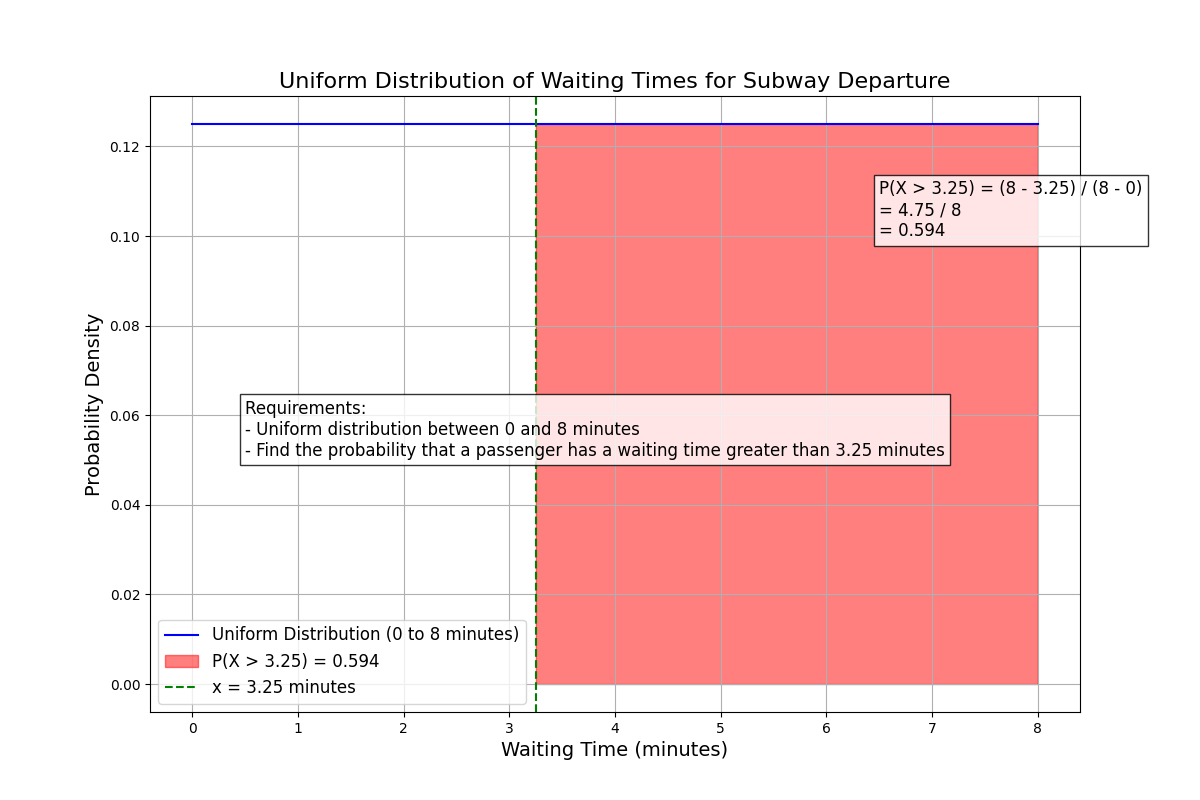

Source code (Python):
import numpy as np
import matplotlib.pyplot as plt

# Parameters for the uniform distribution
a = 0
b = 8
x = 3.25

# Generate data points for the x-axis
x_values = np.linspace(a, b, 1000)

# Calculate the probability density function (PDF)
pdf = [1 / (b - a) for _ in x_values]

# Create the plot
plt.figure(figsize=(12, 8))
plt.plot(x_values, pdf, label='Uniform Distribution (0 to 8 minutes)', color='blue')
plt.fill_between(x_values, 0, pdf, where=(x_values > x), color='red', alpha=0.5, label=f'P(X > {x}) = 0.594')

# Add vertical line at x = 3.25
plt.axvline(x, color='green', linestyle='--', label=f'x = {x} minutes')

# Add text annotations for the requirements and initial setup
plt.text(0.5, 0.051, f'Requirements: \n- Uniform distribution between 0 and 8 minutes\n- Find the probability that a passenger has a waiting time greater than 3.25 minutes', 
         fontsize=12, bbox=dict(facecolor='white', alpha=0.8))

# Add text annotations for the calculations
plt.text(6.5, 0.1, f'P(X > {x}) = (8 - {x}) / (8 - 0)\n= {round(8 - x, 3)} / 8\n= 0.594', 
         fontsize=12, bbox=dict(facecolor='white', alpha=0.8))

# Add title, labels, and legend
plt.title('Uniform Distribution of Waiting Times for Subway Departure', fontsize=16)
plt.xlabel('Waiting Time (minutes)', fontsize=14)
plt.ylabel('Probability Density', fontsize=14)
plt.legend(fontsize=12)

# Add grid for better visualization
plt.grid(True)

# Show the plot
plt.show()
